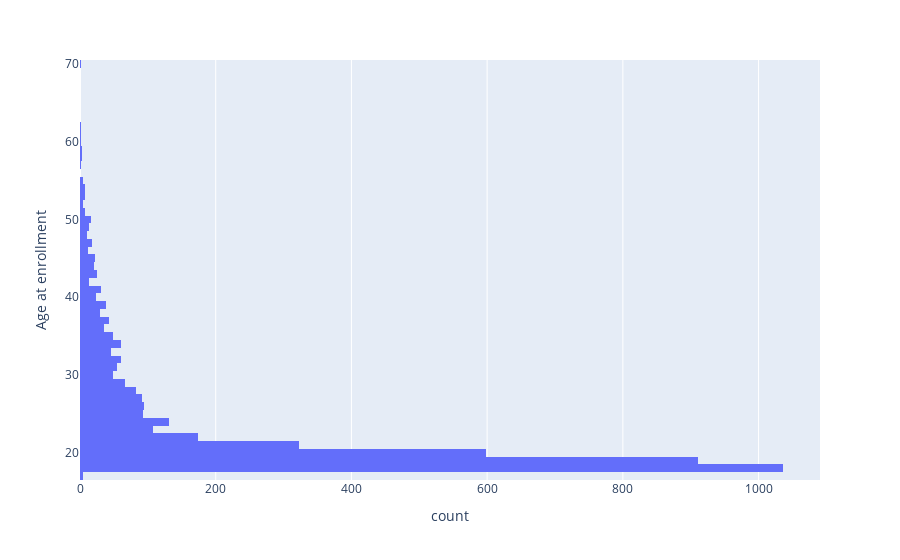

Notebook cell for this chart:
### Code cell
fig = px.histogram(df1, y='Age at enrollment')
fig.show()

### Figure 1 — Plotly figure (JSON) as saved in the notebook; plotly's stock layout.template omitted (floating-point values rounded to 4 significant figures; data arrays with more than 128 entries replaced by an {"elided": "..."} marker saying what was removed)
{"data": [{"alignmentgroup": "True", "bingroup": "y", "hovertemplate": "count=%{x}<br>Age at enrollment=%{y}<extra></extra>", "legendgroup": "", "marker": {"color": "#636efa"}, "name": "", "offsetgroup": "", "orientation": "h", "showlegend": false, "type": "histogram", "xaxis": "x", "y": {"elided": "4424 int values"}, "yaxis": "y"}], "layout": {"barmode": "relative", "legend": {"tracegroupgap": 0}, "margin": {"t": 60}, "xaxis": {"anchor": "y", "domain": [0, 1], "title": {"text": "count"}}, "yaxis": {"anchor": "x", "domain": [0, 1], "title": {"text": "Age at enrollment"}}}}
